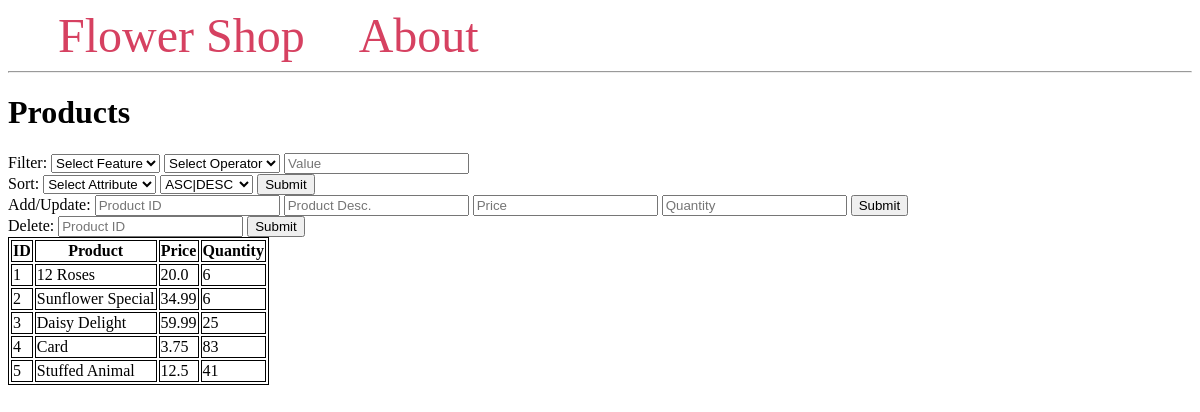
/products, run on an earlier commit of the app's database.
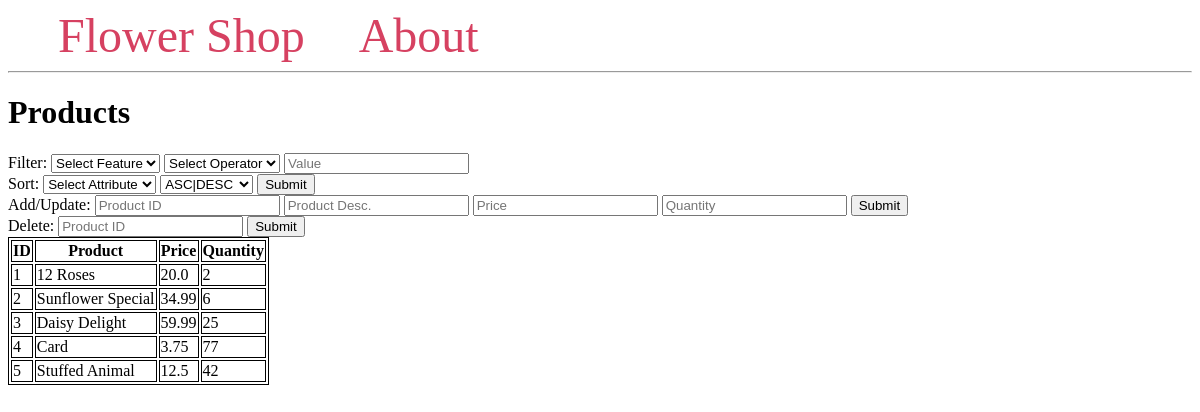
And on a later commit of the database.
### tables this page shows
CREATE TABLE product (
                productID INTEGER PRIMARY KEY,
                p_desc TEXT NOT NULL,
                price REAL NOT NULL,
                stock INTEGER NOT NULL CHECK (stock>=0)
            );

### main.py (the view, shortened to what this page needs)
@app.route("/products", methods=("GET", "POST"))
def product():
    conn = get_db_connection()
    cursor = conn.cursor()
    db= Database(conn, cursor)
    products = conn.execute("SELECT * FROM product").fetchall()
    return render_template("products.html", products=products)

### main.py (called while the page is built)
def get_db_connection():
    conn = sqlite3.connect('flowershopdatabase.db', check_same_thread=False)
    conn.execute("PRAGMA foreign_keys = 1")
    conn.row_factory = sqlite3.Row
    return conn

### templates/products.html (shortened to what this page needs)
{% extends 'base.html' %}
{% block content %}
    <h1>{% block title %} Products {% endblock %}</h1>
    <div>
        <form method="post">
            <div>
                <label>Filter:</label>
                <select name="filt_attr">
                    <option value="">Select Feature</option>
                </select>
                <select name="op">
                    <option value="">Select Operator</option>
                </select>
                <input type="text" name="value" placeholder="Value">
            </div>
            <label>Sort:</label>
            <select name="sort_attr" id="sort_attr">
                    <option value="">Select Attribute</option>
            </select>
            <select name="asc" id="asc">
                <option value="">ASC|DESC</option>
            </select>
            <button type="submit" name="sort" value="sort">Submit</button>
            <div>
                <label>Add/Update:</label>
                <input type="number" name="productID" placeholder="Product ID" min="1">
                <input type="text" name="product" placeholder="Product Desc.">
                <input type="text" name="price" placeholder="Price" min="0">
                <input type="number" name="quantity" placeholder="Quantity" min="0">
                <button type="submit" name="add" value="add">Submit</button>
            </div>
            <div>
                <label>Delete:</label>
                <input type="number" name="productID2" placeholder="Product ID" min="1">
                <button type="submit" name="del" value="del">Submit</button>
            </div>
        </form>
    </div>
    <table>
        <tr>
          <th>ID</th>
          <th>Product</th>
          <th>Price</th>
          <th>Quantity</th>
        </tr>
        {% for product in products %}
                <tr>
                    <td>{{ product['productID'] }}</td>
                    <td>{{ product['p_desc'] }}</td>
                    <td>{{ product['price'] }}</td>
                    <td>{{ product['stock'] }}</td>
                </tr>
        {% endfor %}
    </table>
{% endblock %}

What changed in the data, as far as the page shows it:
changed product "12 Roses": stock "6" → "2"
changed product "Card": stock "83" → "77"
changed product "Stuffed Animal": stock "41" → "42"
